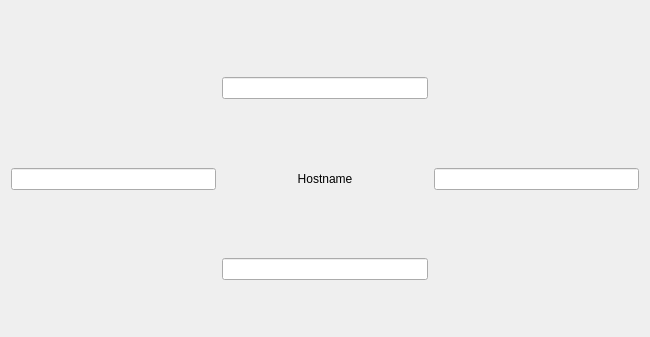
<?xml version="1.0" encoding="UTF-8"?>
<ui version="4.0">
 <class>config_server</class>
 <widget class="QWidget" name="config_server">
  <property name="geometry">
   <rect>
    <x>0</x>
    <y>0</y>
    <width>650</width>
    <height>337</height>
   </rect>
  </property>
  <property name="sizePolicy">
   <sizepolicy hsizetype="Expanding" vsizetype="Expanding">
    <horstretch>0</horstretch>
    <verstretch>0</verstretch>
   </sizepolicy>
  </property>
  <property name="windowTitle">
   <string>Synergytray</string>
  </property>
  <property name="layoutDirection">
   <enum>Qt::LeftToRight</enum>
  </property>
  <property name="autoFillBackground">
   <bool>true</bool>
  </property>
  <layout class="QHBoxLayout" name="horizontalLayout_2">
   <item>
    <layout class="QHBoxLayout" name="horizontalLayout">
     <property name="sizeConstraint">
      <enum>QLayout::SetMaximumSize</enum>
     </property>
     <item>
      <layout class="QVBoxLayout" name="left">
       <item>
        <spacer name="verticalSpacer_5">
         <property name="orientation">
          <enum>Qt::Vertical</enum>
         </property>
         <property name="sizeHint" stdset="0">
          <size>
           <width>20</width>
           <height>40</height>
          </size>
         </property>
        </spacer>
       </item>
       <item>
        <widget class="QLabel" name="leftScreen">
         <property name="text">
          <string/>
         </property>
         <property name="alignment">
          <set>Qt::AlignCenter</set>
         </property>
        </widget>
       </item>
       <item>
        <widget class="QLineEdit" name="kcfg_client_left">
         <property name="alignment">
          <set>Qt::AlignCenter</set>
         </property>
        </widget>
       </item>
       <item>
        <spacer name="verticalSpacer_6">
         <property name="orientation">
          <enum>Qt::Vertical</enum>
         </property>
         <property name="sizeHint" stdset="0">
          <size>
           <width>20</width>
           <height>40</height>
          </size>
         </property>
        </spacer>
       </item>
      </layout>
     </item>
     <item>
      <layout class="QGridLayout" name="gridLayout">
       <item row="2" column="0">
        <widget class="QLineEdit" name="kcfg_client_top">
         <property name="alignment">
          <set>Qt::AlignCenter</set>
         </property>
        </widget>
       </item>
       <item row="13" column="0">
        <widget class="QLineEdit" name="kcfg_client_bottom">
         <property name="alignment">
          <set>Qt::AlignCenter</set>
         </property>
        </widget>
       </item>
       <item row="6" column="0">
        <widget class="QLabel" name="computerIcon">
         <property name="text">
          <string/>
         </property>
         <property name="alignment">
          <set>Qt::AlignCenter</set>
         </property>
        </widget>
       </item>
       <item row="14" column="0">
        <spacer name="verticalSpacer_2">
         <property name="orientation">
          <enum>Qt::Vertical</enum>
         </property>
         <property name="sizeHint" stdset="0">
          <size>
           <width>20</width>
           <height>40</height>
          </size>
         </property>
        </spacer>
       </item>
       <item row="0" column="0">
        <spacer name="verticalSpacer">
         <property name="orientation">
          <enum>Qt::Vertical</enum>
         </property>
         <property name="sizeHint" stdset="0">
          <size>
           <width>20</width>
           <height>40</height>
          </size>
         </property>
        </spacer>
       </item>
       <item row="3" column="0">
        <spacer name="verticalSpacer_3">
         <property name="orientation">
          <enum>Qt::Vertical</enum>
         </property>
         <property name="sizeHint" stdset="0">
          <size>
           <width>20</width>
           <height>40</height>
          </size>
         </property>
        </spacer>
       </item>
       <item row="8" column="0">
        <spacer name="verticalSpacer_4">
         <property name="orientation">
          <enum>Qt::Vertical</enum>
         </property>
         <property name="sizeHint" stdset="0">
          <size>
           <width>20</width>
           <height>40</height>
          </size>
         </property>
        </spacer>
       </item>
       <item row="1" column="0">
        <widget class="QLabel" name="topScreen">
         <property name="text">
          <string/>
         </property>
         <property name="alignment">
          <set>Qt::AlignCenter</set>
         </property>
        </widget>
       </item>
       <item row="9" column="0">
        <widget class="QLabel" name="bottomScreen">
         <property name="text">
          <string/>
         </property>
         <property name="alignment">
          <set>Qt::AlignCenter</set>
         </property>
        </widget>
       </item>
       <item row="7" column="0">
        <widget class="QLabel" name="hostname">
         <property name="text">
          <string>Hostname</string>
         </property>
         <property name="textFormat">
          <enum>Qt::AutoText</enum>
         </property>
         <property name="scaledContents">
          <bool>false</bool>
         </property>
         <property name="alignment">
          <set>Qt::AlignCenter</set>
         </property>
        </widget>
       </item>
      </layout>
     </item>
     <item>
      <layout class="QVBoxLayout" name="right">
       <item>
        <spacer name="verticalSpacer_5">
         <property name="orientation">
          <enum>Qt::Vertical</enum>
         </property>
         <property name="sizeHint" stdset="0">
          <size>
           <width>20</width>
           <height>40</height>
          </size>
         </property>
        </spacer>
       </item>
       <item>
        <widget class="QLabel" name="rightScreen">
         <property name="text">
          <string/>
         </property>
         <property name="alignment">
          <set>Qt::AlignCenter</set>
         </property>
        </widget>
       </item>
       <item>
        <widget class="QLineEdit" name="kcfg_client_right">
         <property name="alignment">
          <set>Qt::AlignCenter</set>
         </property>
        </widget>
       </item>
       <item>
        <spacer name="verticalSpacer_6">
         <property name="orientation">
          <enum>Qt::Vertical</enum>
         </property>
         <property name="sizeHint" stdset="0">
          <size>
           <width>20</width>
           <height>40</height>
          </size>
         </property>
        </spacer>
       </item>
      </layout>
     </item>
    </layout>
   </item>
  </layout>
 </widget>
 <layoutdefault spacing="6" margin="11"/>
 <pixmapfunction>qPixmapFromMimeSource</pixmapfunction>
 <resources/>
 <connections/>
</ui>
